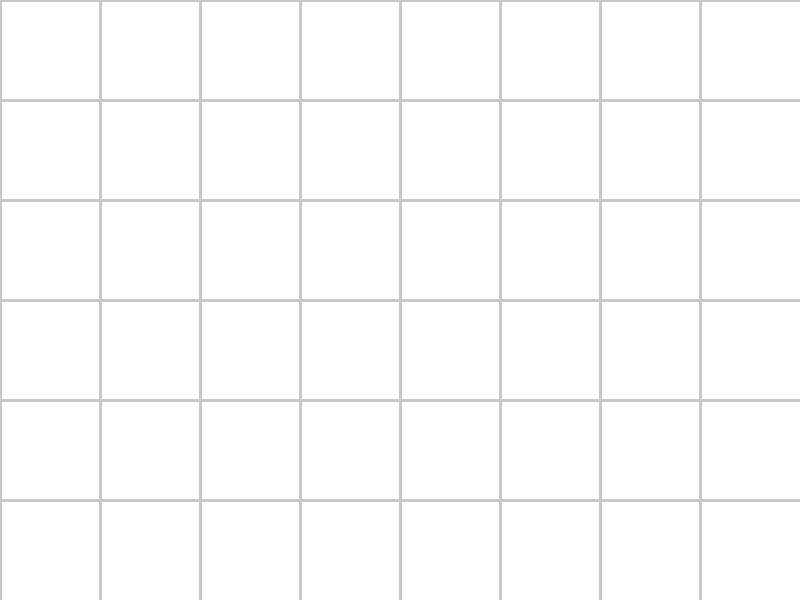
#> input picture ai_core/baseline.jpg, 800 x 600 px
$ python detector.py
#> lines starting #> are read from the running program, lines starting #| are printed output that depends on the picture; after the words box and inside, x2 and y2 are one past the last pixel; in counts of white or black regions, pixels touching at a corner belong together
import cv2
import numpy as np
import json
import os

def detect_anomalies(baseline_path, current_path, output_json="result.json"):
    # Baca gambar
#> called with baseline_path = 'baseline.jpg', current_path = 'current.jpg', output_json = 'result.json'
    baseline = cv2.imread(baseline_path)
#> baseline is the input picture: shape (600, 800, 3); min 196, max 255, mean 251.9
    current = cv2.imread(current_path)
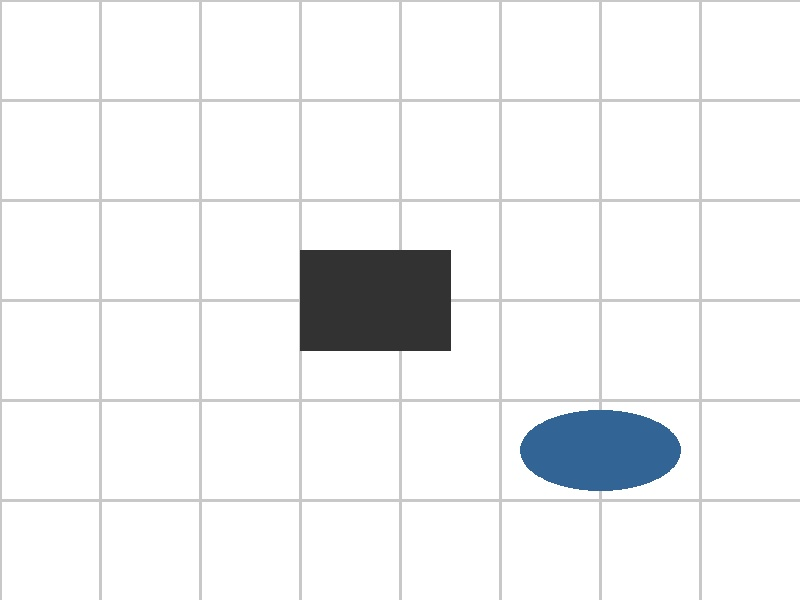
#> input picture ai_core/current.jpg, 800 x 600 px
#> current is the input picture: shape (600, 800, 3); mean B, G, R 243.2, 242.2, 241.1

    if baseline is None or current is None:
        print("Error: Gambar tidak ditemukan!")
        return

    # Resize gambar agar ukurannya sama
    current = cv2.resize(current, (baseline.shape[1], baseline.shape[0]))

    # Konversi ke Grayscale (Hitam Putih)
    gray_base = cv2.cvtColor(baseline, cv2.COLOR_BGR2GRAY)
    gray_curr = cv2.cvtColor(current, cv2.COLOR_BGR2GRAY)

    # Tambahkan Gaussian Blur untuk mengurangi noise
    gray_base = cv2.GaussianBlur(gray_base, (21, 21), 0)
    gray_curr = cv2.GaussianBlur(gray_curr, (21, 21), 0)
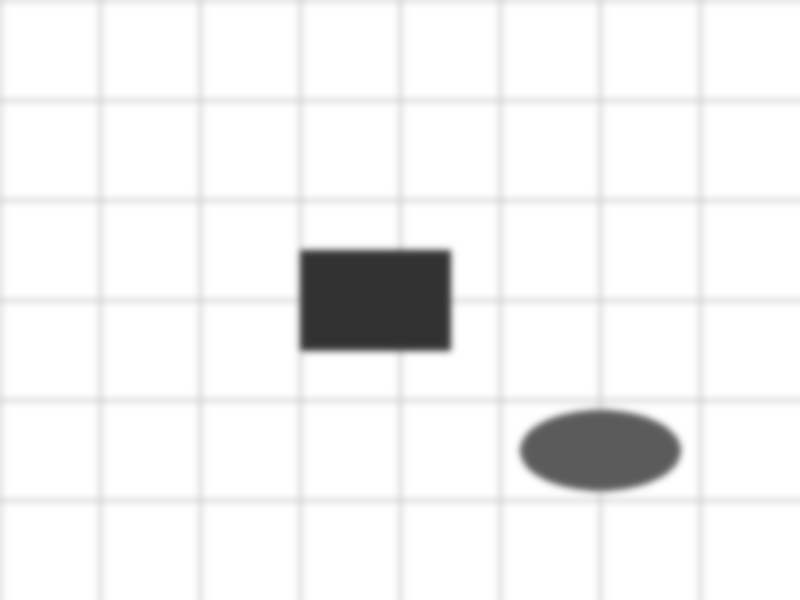
#> gray_curr: shape (600, 800); min 50, max 255, mean 242

    # Hitung perbedaan absolut antar frame
    frame_delta = cv2.absdiff(gray_base, gray_curr)
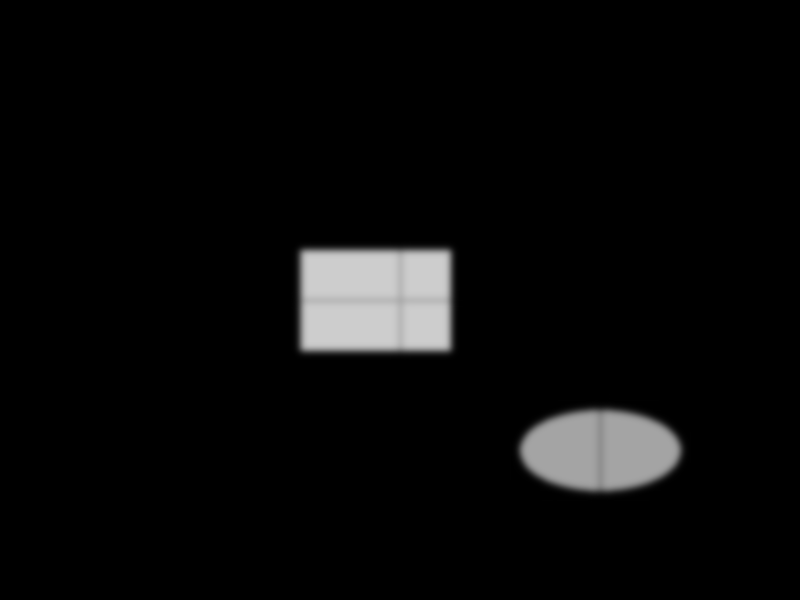
#> frame_delta: shape (600, 800); min 0, max 205, mean 9.9

    # Lakukan Thresholding (Binarize the image)
    thresh = cv2.threshold(frame_delta, 25, 255, cv2.THRESH_BINARY)[1]
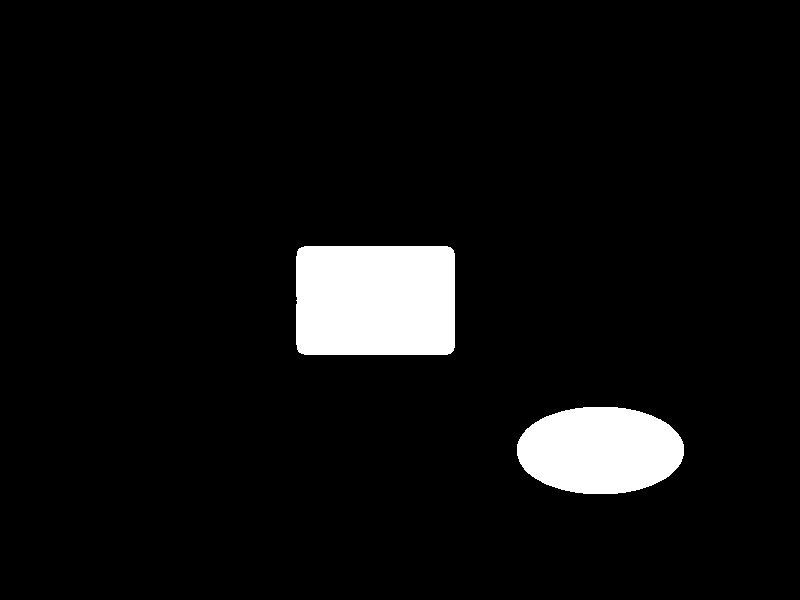
#> thresh: shape (600, 800); 6% white; 2 white regions, box (x1, y1, x2, y2) and area: (296, 246, 455, 355) 17237, (517, 407, 684, 494) 11613

    # Dilatasi untuk memperjelas area yang berubah
    thresh = cv2.dilate(thresh, None, iterations=2)
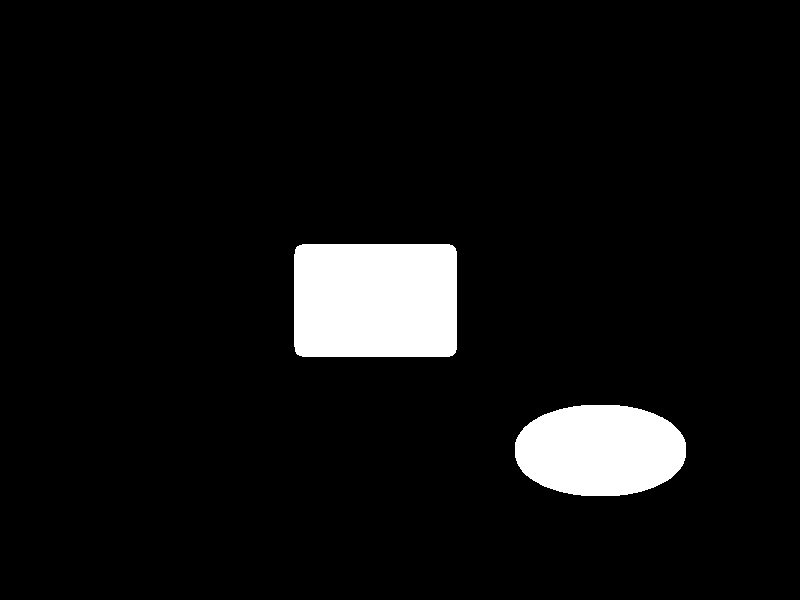
#> thresh: shape (600, 800); 6.5% white; 2 white regions

    # Cari kontur (area perubahan)
    contours, _ = cv2.findContours(thresh.copy(), cv2.RETR_EXTERNAL, cv2.CHAIN_APPROX_SIMPLE)
#> contours = 2 contours; box (x1, y1, x2, y2) and area: (294, 244, 457, 357) 18066, (515, 405, 686, 496) 12447

    anomalies = []
    img_h, img_w = current.shape[:2]
#> img_h = 600; img_w = 800

    anomaly_count = 1
    for c in contours:
        # Abaikan kontur yang terlalu kecil (misal daun bergerak)
        if cv2.contourArea(c) < 500:
            continue

        # Dapatkan bounding box (x, y, w, h)
        (x, y, w, h) = cv2.boundingRect(c)

        # Ubah ke persentase agar responsif di Frontend (Web)
        top_pct = round((y / img_h) * 100, 2)
        left_pct = round((x / img_w) * 100, 2)
        width_pct = round((w / img_w) * 100, 2)
        height_pct = round((h / img_h) * 100, 2)

        anomalies.append({
            "id": f"anomaly-auto-{anomaly_count}",
            "type": "Perubahan Terdeteksi",
            "confidence": 95.0,
            "bbox": {
                "top": f"{top_pct}%",
                "left": f"{left_pct}%",
                "width": f"{width_pct}%",
                "height": f"{height_pct}%"
            }
        })

        # Gambar kotak merah di gambar current untuk visualisasi lokal
        cv2.rectangle(current, (x, y), (x + w, y + h), (0, 0, 255), 2)
        cv2.putText(current, "Anomali", (x, y - 10), cv2.FONT_HERSHEY_SIMPLEX, 0.5, (0, 0, 255), 2)
        anomaly_count += 1
#> this loop made 2 passes
#> (x, y, w, h, top_pct, left_pct, width_pct, height_pct) on passes 1 to 2: (515, 405, 171, 91, 67.5, 64.38, 21.38, 15.17), (294, 244, 163, 113, 40.67, 36.75, 20.38, 18.83)
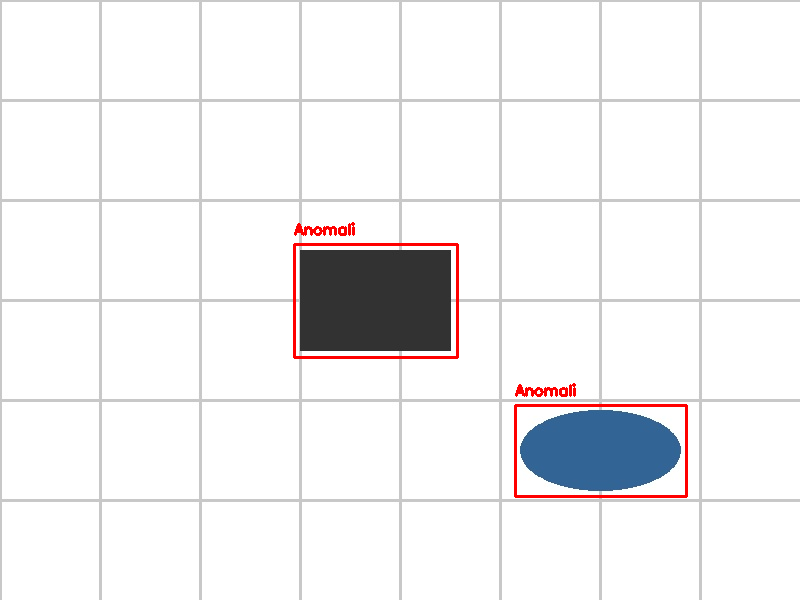
#> current: shape (600, 800, 3); 0.85% of pixels changed, all inside (x1, y1, x2, y2) = (293, 222, 688, 498)
#> after the loop, anomalies = 2 items; anomaly_count = 3

    # Simpan hasil gambar
    cv2.imwrite("output_deteksi.jpg", current)

    # Tulis hasil ke JSON
    result_data = {
        "status": "success",
        "anomalies_found": len(anomalies),
        "data": anomalies
    }

    with open(output_json, "w") as f:
        json.dump(result_data, f, indent=4)

    print(f"Selesai! Ditemukan {len(anomalies)} anomali.")
#| Selesai! Ditemukan 2 anomali.
    print("Hasil gambar disimpan di 'output_deteksi.jpg'")
    print("Hasil JSON disimpan di", output_json)

# Untuk test run langsung (kalau kamu siapkan 2 gambar)
if __name__ == "__main__":
    print("Jalankan script dengan cara import, atau ganti path gambar di bawah ini.")
    detect_anomalies("baseline.jpg", "current.jpg")
